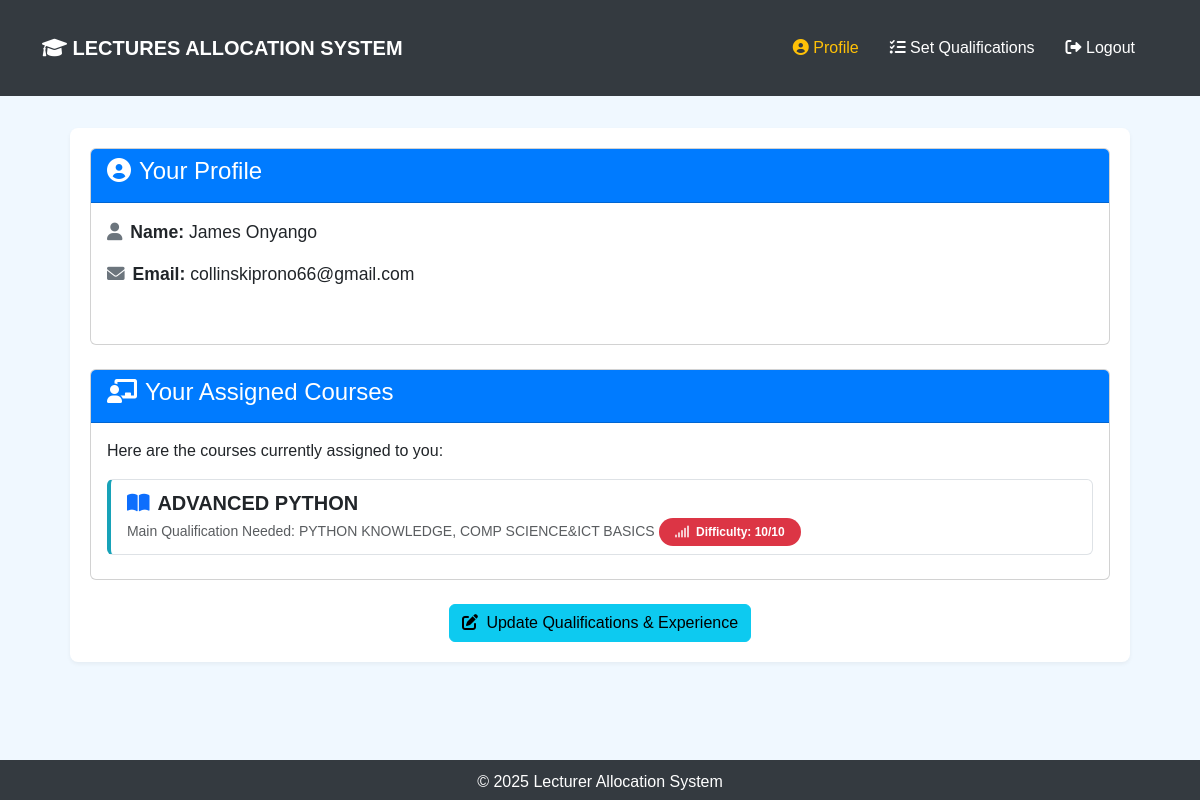
Page /profile (signed in) on the committed database.
### tables this page shows
CREATE TABLE lecturers (
            id INTEGER PRIMARY KEY AUTOINCREMENT,
            name TEXT NOT NULL,
            email TEXT UNIQUE NOT NULL,
            password TEXT NOT NULL,
            verification_code TEXT,
            is_verified INTEGER DEFAULT 0,
            experience INTEGER,            -- Obsolete? General experience. Consider removing later.
            current_load INTEGER DEFAULT 0, -- Keeping current_load for allocation logic
            reset_token TEXT,
            reset_token_expiry INTEGER,
            is_ready_for_allocation INTEGER DEFAULT 0
        );

CREATE TABLE courses (
            id INTEGER PRIMARY KEY AUTOINCREMENT,
            name TEXT NOT NULL,
            required_qual TEXT,
            difficulty INTEGER NOT NULL CHECK(difficulty >= 1 AND difficulty <= 10),
            lecturer_id INTEGER,
            main_qualification TEXT NOT NULL,
            FOREIGN KEY (lecturer_id) REFERENCES lecturers(id) ON DELETE SET NULL
        );

### MAIN.py (the view)
@app.route('/profile')
def profile():
    if 'lecturer_id' not in session:
        flash("Please log in to view your profile.", "warning"); return redirect(url_for('login'))
    lecturer_id = session['lecturer_id']; lecturer = None; assigned_courses = []
    lecturer_name = session.get('lecturer_name', 'N/A'); lecturer_email = session.get('lecturer_email', 'N/A')
    try:
        db = get_db(); c = db.cursor()
        lecturer = c.execute('SELECT name, email FROM lecturers WHERE id = ?', (lecturer_id,)).fetchone()
        if not lecturer:
            session.clear(); flash("Could not find profile. Please log in again.", "warning"); return redirect(url_for('login'))
        else:
            lecturer_name = lecturer['name']; lecturer_email = lecturer['email']
            session['lecturer_name'] = lecturer_name; session['lecturer_email'] = lecturer_email # Update session
        assigned_courses = c.execute('''SELECT name, difficulty, main_qualification FROM courses
                                        WHERE lecturer_id = ? ORDER BY name''', (lecturer_id,)).fetchall()
    except Exception as e:
        print(f"Error fetching profile data for lecturer {lecturer_id}: {e}")
        flash("Error loading profile data. Using session data if available.", "danger"); assigned_courses = []
    return render_template('profile.html', lecturer_name=lecturer_name, lecturer_email=lecturer_email, assigned_courses=assigned_courses)

### MAIN.py (called while the page is built)
def get_db():
    if 'db' not in g:
        g.db = sqlite3.connect(app.config['DATABASE'])
        g.db.row_factory = sqlite3.Row
    return g.db

### templates/profile.html (shortened to what this page needs)
{% extends "base.html" %}
{% block content %}
<div class="profile-container">
    <div class="card profile-card mb-4">
        <div class="card-header">
            <h4><i class="fas fa-user-circle me-2"></i>Your Profile</h4>
        </div>
        <div class="card-body profile-details">
            <p><strong><i class="fas fa-user me-2 text-secondary"></i>Name:</strong> {{ lecturer_name }}</p>
            <p><strong><i class="fas fa-envelope me-2 text-secondary"></i>Email:</strong> {{ lecturer_email }}</p>
        </div>
    </div>
    <div class="card profile-card">
        <div class="card-header">
            <h4><i class="fas fa-chalkboard-teacher me-2"></i>Your Assigned Courses</h4>
        </div>
        <div class="card-body">
            {% if assigned_courses %}
                <p>Here are the courses currently assigned to you:</p>
                <ul class="list-group assigned-courses-list">
                    {% for course in assigned_courses %}
                        <li class="list-group-item d-flex flex-wrap justify-content-between align-items-center">
                            <div class="me-3 mb-2 mb-md-0">
                                <strong class="d-block fs-5"><i class="fas fa-book-open me-2 text-primary"></i>{{ course.name }}</strong>
                                <small class="text-muted">Main Qualification Needed: {{ course.main_qualification }}</small>
                             <span class="badge bg-{% if course.difficulty <= 3 %}success{% elif course.difficulty <= 6 %}warning text-dark{% else %}danger{% endif %} rounded-pill px-3 py-2">
                                    <i class="fas fa-signal me-1"></i> Difficulty: {{ course.difficulty }}/10
                                </span>
                            </div>
                        </li>
                    {% endfor %}
                </ul>
            {% else %}
                <div class="alert alert-secondary text-center">
                    <i class="fas fa-info-circle me-2"></i>You are not currently assigned to any courses.
                </div>
            {% endif %}
        </div>
    </div>
    <div class="mt-4 text-center">
        <a href="{{ url_for('lecturer_set_qualifications') }}" class="btn btn-info">
             <i class="fas fa-edit me-1"></i> Update Qualifications & Experience
        </a>
    </div>
</div>
{% endblock %}

### templates/base.html (style rules this page uses)
body { background-color: #f0f8ff; font-family: 'Arial', sans-serif; margin: 0; padding-bottom: 60px; position: relative; min-height: 100vh; }
.auth-container, .admin-container, .profile-container, .form-container { background-color: #ffffff; border-radius: 8px; box-shadow: 0 2px 4px rgba(0,0,0,0.05); padding: 20px; margin: 2rem auto; }
.admin-container, .profile-container, .form-container { max-width: 95%; }
.profile-card .card-header { background-color: #007bff; color: white; font-weight: bold; }
.profile-details { font-size: 1.1rem; margin-bottom: 1.5rem; }
.assigned-courses-list .list-group-item { border-left: 4px solid #17a2b8; margin-bottom: 8px; }

### rows in the picture
lecturers: name "James Onyango", email "collinskiprono66@gmail.com"
courses: name "ADVANCED PYTHON", main_qualification "PYTHON KNOWLEDGE, COMP SCIENCE&ICT BASICS", difficulty "10"
